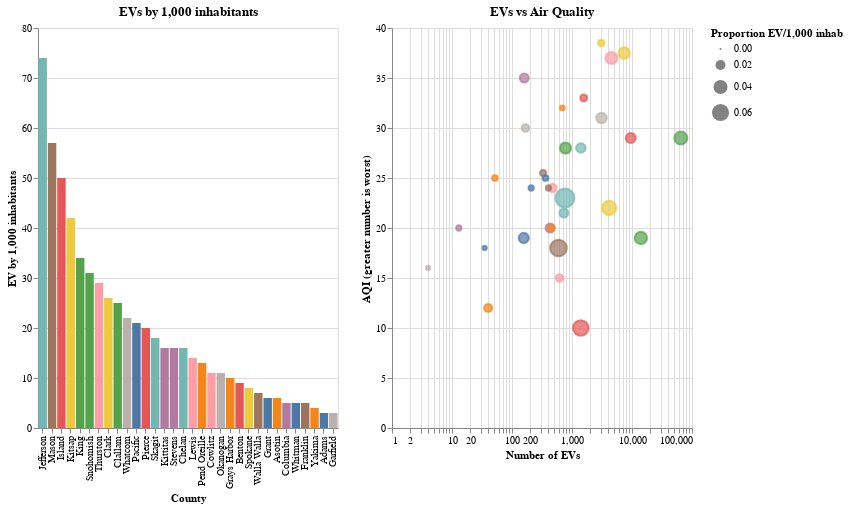

Write notebook code for a chart like this one.
### Code cell
selection = alt.selection(type='multi', fields=['County'])

pop_chart = (alt.Chart(df, title="EVs by 1,000 inhabitants")
    .properties(width=300, height=400)
    .mark_bar(
        tooltip=True,
    )
    .encode(
        alt.X('County:N', sort="-y"),
        alt.Y('EV_Pop_1K:Q', title="EV by 1,000 inhabitants"),
        color='County:N'
    )).add_selection(selection)

aqi_pop = (alt.Chart(df, title="EVs vs Air Quality")
    .properties(width=300, height=400)
    .mark_point(
        tooltip=True
    )
    .encode(
        alt.X("Electrical Vehicles:Q", title="Number of EVs", scale=alt.Scale(type="log")),
        alt.Y("AQI:Q", title="AQI (greater number is worst)"),
        alt.Tooltip("County:N"),
        size=alt.Size('size:Q', title="Proportion EV/1,000 inhab"),
        color=alt.Color('County:N', legend=None),
        fill=alt.Fill('County:N', legend=None)
    )).transform_filter(selection)

chart = pop_chart | aqi_pop

chart

### Figure 1 — Vega-Lite specification as saved in the notebook (floating-point values rounded to 4 significant figures)
{"config": {"view": {"continuousWidth": 400, "continuousHeight": 300}}, "hconcat": [{"mark": {"type": "bar", "tooltip": true}, "encoding": {"color": {"field": "County", "type": "nominal"}, "x": {"field": "County", "sort": "-y", "type": "nominal"}, "y": {"field": "EV_Pop_1K", "title": "EV by 1,000 inhabitants", "type": "quantitative"}}, "height": 400, "selection": {"selector002": {"type": "multi", "fields": ["County"]}}, "title": "EVs by 1,000 inhabitants", "width": 300}, {"mark": {"type": "point", "tooltip": true}, "encoding": {"color": {"field": "County", "legend": null, "type": "nominal"}, "fill": {"field": "County", "legend": null, "type": "nominal"}, "size": {"field": "size", "title": "Proportion EV/1,000 inhab", "type": "quantitative"}, "tooltip": {"field": "County", "type": "nominal"}, "x": {"field": "Electrical Vehicles", "scale": {"type": "log"}, "title": "Number of EVs", "type": "quantitative"}, "y": {"field": "AQI", "title": "AQI (greater number is worst)", "type": "quantitative"}}, "height": 400, "title": "EVs vs Air Quality", "transform": [{"filter": {"selection": "selector002"}}], "width": 300}], "data": {"name": "data-b01b0ac2acb3376ca1a94f3e477089ba"}, "$schema": "https://vega.github.io/schema/vega-lite/v4.17.0.json", "datasets": {"data-b01b0ac2acb3376ca1a94f3e477089ba": [{"County": "Jefferson", "Population 2022": 10290, "Electrical Vehicles": 763.0, "EV_Pop_1K": 74.0, "AQI": 23.0, "Label": "Good", "size": 0.074}, {"County": "Mason", "Population 2022": 10430, "Electrical Vehicles": 595.0, "EV_Pop_1K": 57.0, "AQI": 18.0, "Label": "Good", "size": 0.057}, {"County": "Island", "Population 2022": 27880, "Electrical Vehicles": 1402.0, "EV_Pop_1K": 50.0, "AQI": 10.0, "Label": "Good", "size": 0.05}, {"County": "Kitsap", "Population 2022": 98860, "Electrical Vehicles": 4148.0, "EV_Pop_1K": 42.0, "AQI": 22.0, "Label": "Good", "size": 0.042}, {"County": "King", "Population 2022": 1939870, "Electrical Vehicles": 65270.0, "EV_Pop_1K": 34.0, "AQI": 29.0, "Label": "Good", "size": 0.034}, {"County": "Snohomish", "Population 2022": 455655, "Electrical Vehicles": 14060.0, "EV_Pop_1K": 31.0, "AQI": 19.0, "Label": "Good", "size": 0.031}, {"County": "Thurston", "Population 2022": 156740, "Electrical Vehicles": 4548.0, "EV_Pop_1K": 29.0, "AQI": 37.0, "Label": "Good", "size": 0.029}, {"County": "Clark", "Population 2022": 283165, "Electrical Vehicles": 7398.0, "EV_Pop_1K": 26.0, "AQI": 37.5, "Label": "Good", "size": 0.026}, {"County": "Clallam", "Population 2022": 31775, "Electrical Vehicles": 779.0, "EV_Pop_1K": 25.0, "AQI": 28.0, "Label": "Good", "size": 0.025}, {"County": "Whatcom", "Population 2022": 138520, "Electrical Vehicles": 3101.0, "EV_Pop_1K": 22.0, "AQI": 31.0, "Label": "Good", "size": 0.022}, {"County": "Pacific", "Population 2022": 7640, "Electrical Vehicles": 157.0, "EV_Pop_1K": 21.0, "AQI": 19.0, "Label": "Good", "size": 0.021}, {"County": "Pierce", "Population 2022": 479435, "Electrical Vehicles": 9538.0, "EV_Pop_1K": 20.0, "AQI": 29.0, "Label": "Good", "size": 0.02}, {"County": "Skagit", "Population 2022": 78280, "Electrical Vehicles": 1406.0, "EV_Pop_1K": 18.0, "AQI": 28.0, "Label": "Good", "size": 0.018}, {"County": "Kittitas", "Population 2022": 26155, "Electrical Vehicles": 431.0, "EV_Pop_1K": 16.0, "AQI": 20.0, "Label": "Good", "size": 0.016}, {"County": "Stevens", "Population 2022": 9878, "Electrical Vehicles": 160.0, "EV_Pop_1K": 16.0, "AQI": 35.0, "Label": "Good", "size": 0.016}, {"County": "Chelan", "Population 2022": 47190, "Electrical Vehicles": 732.0, "EV_Pop_1K": 16.0, "AQI": 21.5, "Label": "Good", "size": 0.016}, {"County": "Lewis", "Population 2022": 33215, "Electrical Vehicles": 473.0, "EV_Pop_1K": 14.0, "AQI": 24.0, "Label": "Good", "size": 0.014}, {"County": "Pend Oreille", "Population 2022": 3145, "Electrical Vehicles": 40.0, "EV_Pop_1K": 13.0, "AQI": 12.0, "Label": "Good", "size": 0.013}, {"County": "Cowlitz", "Population 2022": 56010, "Electrical Vehicles": 619.0, "EV_Pop_1K": 11.0, "AQI": 15.0, "Label": "Good", "size": 0.011}, {"County": "Okanogan", "Population 2022": 15365, "Electrical Vehicles": 168.0, "EV_Pop_1K": 11.0, "AQI": 30.0, "Label": "Good", "size": 0.011}, {"County": "Grays Harbor", "Population 2022": 47275, "Electrical Vehicles": 450.0, "EV_Pop_1K": 10.0, "AQI": 20.0, "Label": "Good", "size": 0.01}, {"County": "Benton", "Population 2022": 174855, "Electrical Vehicles": 1567.0, "EV_Pop_1K": 9.0, "AQI": 33.0, "Label": "Good", "size": 0.009}, {"County": "Spokane", "Population 2022": 387985, "Electrical Vehicles": 3080.0, "EV_Pop_1K": 8.0, "AQI": 38.5, "Label": "Good", "size": 0.008}, {"County": "Walla Walla", "Population 2022": 45425, "Electrical Vehicles": 330.0, "EV_Pop_1K": 7.0, "AQI": 25.5, "Label": "Good", "size": 0.007}, {"County": "Grant", "Population 2022": 55940, "Electrical Vehicles": 362.0, "EV_Pop_1K": 6.0, "AQI": 25.0, "Label": "Good", "size": 0.006}, {"County": "Asotin", "Population 2022": 8435, "Electrical Vehicles": 52.0, "EV_Pop_1K": 6.0, "AQI": 25.0, "Label": "Good", "size": 0.006}, {"County": "Columbia", "Population 2022": 2565, "Electrical Vehicles": 13.0, "EV_Pop_1K": 5.0, "AQI": 20.0, "Label": "Good", "size": 0.005}, {"County": "Whitman", "Population 2022": 41880, "Electrical Vehicles": 209.0, "EV_Pop_1K": 5.0, "AQI": 24.0, "Label": "Good", "size": 0.005}, {"County": "Franklin", "Population 2022": 85555, "Electrical Vehicles": 406.0, "EV_Pop_1K": 5.0, "AQI": 24.0, "Label": "Good", "size": 0.005}, {"County": "Yakima", "Population 2022": 170995, "Electrical Vehicles": 687.0, "EV_Pop_1K": 4.0, "AQI": 32.0, "Label": "Good", "size": 0.004}, {"County": "Adams", "Population 2022": 11525, "Electrical Vehicles": 35.0, "EV_Pop_1K": 3.0, "AQI": 18.0, "Label": "Good", "size": 0.003}, {"County": "Garfield", "Population 2022": 1395, "Electrical Vehicles": 4.0, "EV_Pop_1K": 3.0, "AQI": 16.0, "Label": "Good", "size": 0.003}]}}
